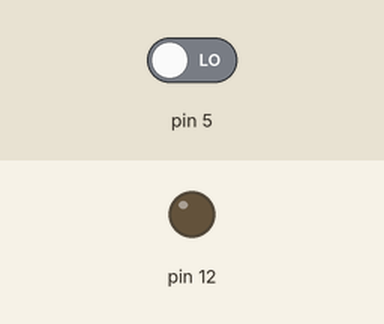
Bench run of a sketch on a simulated Arduino Uno, built with avr-gcc and run on an emulated ATmega328P. Shown: output pins drawn as LEDs (lit = HIGH). The test bench sets the inputs (shaded band); at power-on: pin 5 LOW.

Above: at 1.2 s.
1.3 s: pin 5 driven HIGH
At 2.2 s:
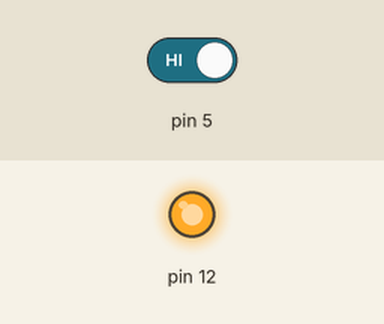
2.8 s: pin 5 driven LOW
At 3.3 s:
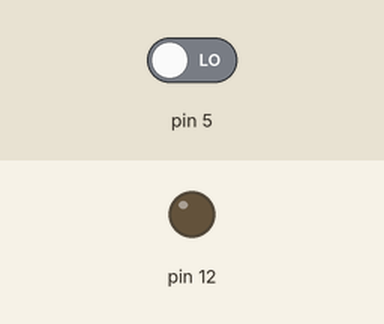
Timing chart, 0 to 5.8 s (numbered marks = the images above; inputs shaded):
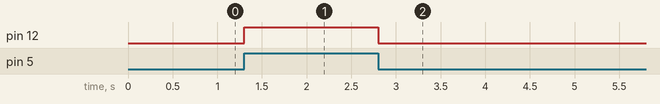

The sketch:

simpleInput.ino
```cpp
void setup() {
  pinMode(5, INPUT);
  pinMode(12, OUTPUT);
}

void loop() {
  digitalWrite(12, digitalRead(5));
}
```

Measured:
- after the input at 1.3 s, pin 12: LOW → HIGH at once
- after the input at 2.8 s, pin 12: HIGH → LOW at once
